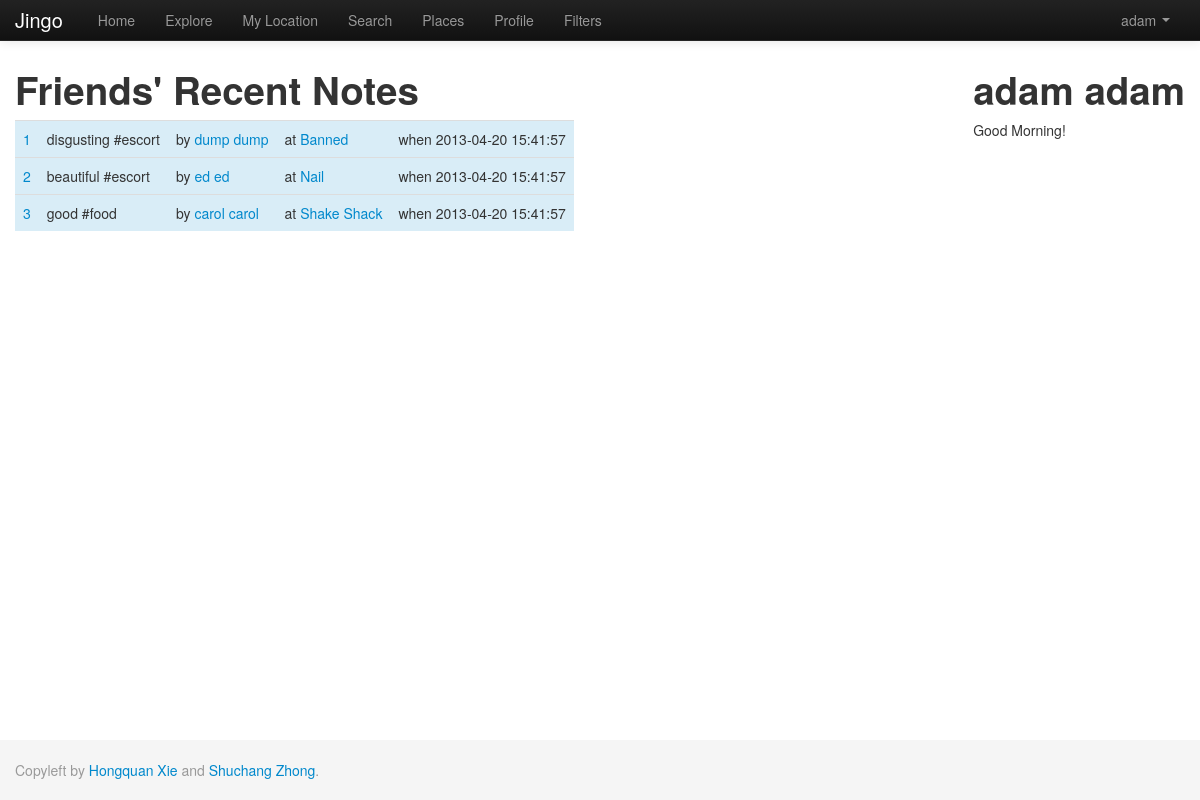
The app's page /index.php/home (signed in) with its own data.
### tables this page shows
CREATE TABLE IF NOT EXISTS `note` (
  `nid` int(11) NOT NULL AUTO_INCREMENT,
  `uid` int(11) DEFAULT NULL,
  `pid` int(11) DEFAULT NULL,
  `text_body` varchar(1000) DEFAULT NULL,
  `keyword` varchar(200) DEFAULT NULL,
  `dt_inserted` datetime DEFAULT NULL,
  `dt_edited` timestamp NOT NULL DEFAULT CURRENT_TIMESTAMP,
  `active` tinyint(1) NOT NULL DEFAULT '1',
  `s_from` datetime DEFAULT '0000-00-00 00:00:00',
  `s_to` datetime DEFAULT '0000-00-00 00:00:00',
  `repeat_flag` tinyint(1) DEFAULT '0',
  `sunday` tinyint(1) DEFAULT '0',
  `monday` tinyint(1) DEFAULT '0',
  `tuesday` tinyint(1) DEFAULT '0',
  `wednesday` tinyint(1) DEFAULT '0',
  `thursday` tinyint(1) DEFAULT '0',
  `friday` tinyint(1) DEFAULT '0',
  `saturday` tinyint(1) DEFAULT '0',
  `public` tinyint(1) NOT NULL,
  PRIMARY KEY (`nid`)
);

CREATE TABLE IF NOT EXISTS `user` (
  `uid` int(11) NOT NULL AUTO_INCREMENT,
  `uname` varchar(50) NOT NULL,
  `email` varchar(50) NOT NULL,
  `password` varchar(50) NOT NULL,
  `dt_inserted` datetime NOT NULL,
  `dt_edited` timestamp NOT NULL DEFAULT '0000-00-00 00:00:00' ON UPDATE CURRENT_TIMESTAMP,
  `first_name` varchar(50) NOT NULL,
  `last_name` varchar(50) NOT NULL,
  `gender` tinyint(1) DEFAULT NULL,
  `photo` varchar(100) DEFAULT NULL,
  `description` varchar(1000) NOT NULL,
  `last_latitude` float NOT NULL DEFAULT '0',
  `last_longitude` float NOT NULL DEFAULT '0',
  `current_state` varchar(50) NOT NULL,
  `active` tinyint(1) NOT NULL DEFAULT '1',
  PRIMARY KEY (`uid`),
  UNIQUE KEY `email` (`email`,`uname`)
);

CREATE TABLE IF NOT EXISTS `place` (
  `pid` int(11) NOT NULL AUTO_INCREMENT,
  `pname` varchar(100) DEFAULT NULL,
  `latitude` float DEFAULT NULL,
  `longitude` float DEFAULT NULL,
  `dt_inserted` datetime NOT NULL,
  `dt_edited` timestamp NOT NULL DEFAULT CURRENT_TIMESTAMP,
  `active` tinyint(1) NOT NULL DEFAULT '1',
  PRIMARY KEY (`pid`)
);

### application/controllers/home.php (called while the page is built, shortened)
<?php
class Home extends CI_Controller{
    public function index(){
        $user = $_SESSION['user'];
        $this->load->model('Note');
        $note         = $this->Note->getFriendRecentNote($user['uid']);
        $data['note'] = $note;
        $this->load->view('home', $data);
        $this->load->view('footer');
    }
    public function __construct(){
        $this->load->helper('view_helper');
        $this->load->view('header');
    }
}
?>

### index.php (called while the page is built, shortened)
<?php
require_once BASEPATH.'core/CodeIgniter.php';

### application/models/note.php (called while the page is built, shortened)
<?php
class Note extends CI_Model {
	function getFriendRecentNote($uid){
		$this->db->select('text_body,keyword,nid,note.uid as note_uid,note.pid as note_pid,note.dt_inserted as note_inserted,pname,user.first_name as first_name,user.last_name as last_name');
		$this->db->from('note');
		$this->db->join('follow', 'note.uid = follow.followed_user');
		$this->db->join('place', 'place.pid = note.pid');
		$this->db->join('user','user.uid=note.uid');
		$this->db->where('follow.current_u',$uid);
		$this->db->order_by("note.dt_inserted", "desc");
		$query = $this->db->get();
		return $query->result_array();
	}
}

### application/views/home.php (the view, shortened to what this page needs)
<div style='width=75%; float:left;'>
<h1>Friends' Recent Notes</h1>
<table class="table table-hover">
	<?php
	$index = 1;
		foreach($note as $row){
    ?>
	<tr class="info">
	    <td><a href="home/note?nid=<?php echo $row['nid'];?>"><?php echo $index;$index+=1; ?></a></td>
	    <td><?php echo $row['text_body']." #".$row['keyword']; ?></td>
	    <td>by <a href="home/user?uid=<?php echo $row['note_uid']?>"><?php echo $row['first_name'].' '.$row['last_name']; ?></a></td>
	    <td>at <a href="home/place?pid=<?php echo $row['note_pid']?>"><?php echo $row['pname']; ?></a></td>
		<td>when <?php echo $row['note_inserted']; ?></td>
	  </tr>
	<?php
    }
	?>
</table>
</div>
<div style='width=25%; float:right;'>
	<h1><?php echo $_SESSION['user']['first_name']." ".$_SESSION['user']['last_name'];?></h1>
	<div>
	<?php
	$currentHour =  date("G");
    if 	($currentHour>=21 or $currentHour<6) {
    	echo 'Good Night!';
    } else if ($currentHour>=6 and $currentHour<12) {
    	echo 'Good Morning!';
    } else if ($currentHour>=12 and $currentHour<17) {
    	echo 'Good Afternoon!';
    } else if ($currentHour>=17 and $currentHour<21) {
    	echo 'Good evening!';
    }
	?>
	</div>
</div>

### records on screen
note: text_body "disgusting", keyword "escort", uid.first_name "dump", uid.last_name "dump", pid.pname "Banned", dt_inserted "2013-04-20 15:41:57"
note: text_body "beautiful", keyword "escort", uid.first_name "ed", uid.last_name "ed", pid.pname "Nail", dt_inserted "2013-04-20 15:41:57"
note: text_body "good", keyword "food", uid.first_name "carol", uid.last_name "carol", pid.pname "Shake Shack", dt_inserted "2013-04-20 15:41:57"

### other values on screen
$_SESSION['user']['uname'] "adam"
$_SESSION['user']['first_name'] "adam"
$_SESSION['user']['last_name'] "adam"
